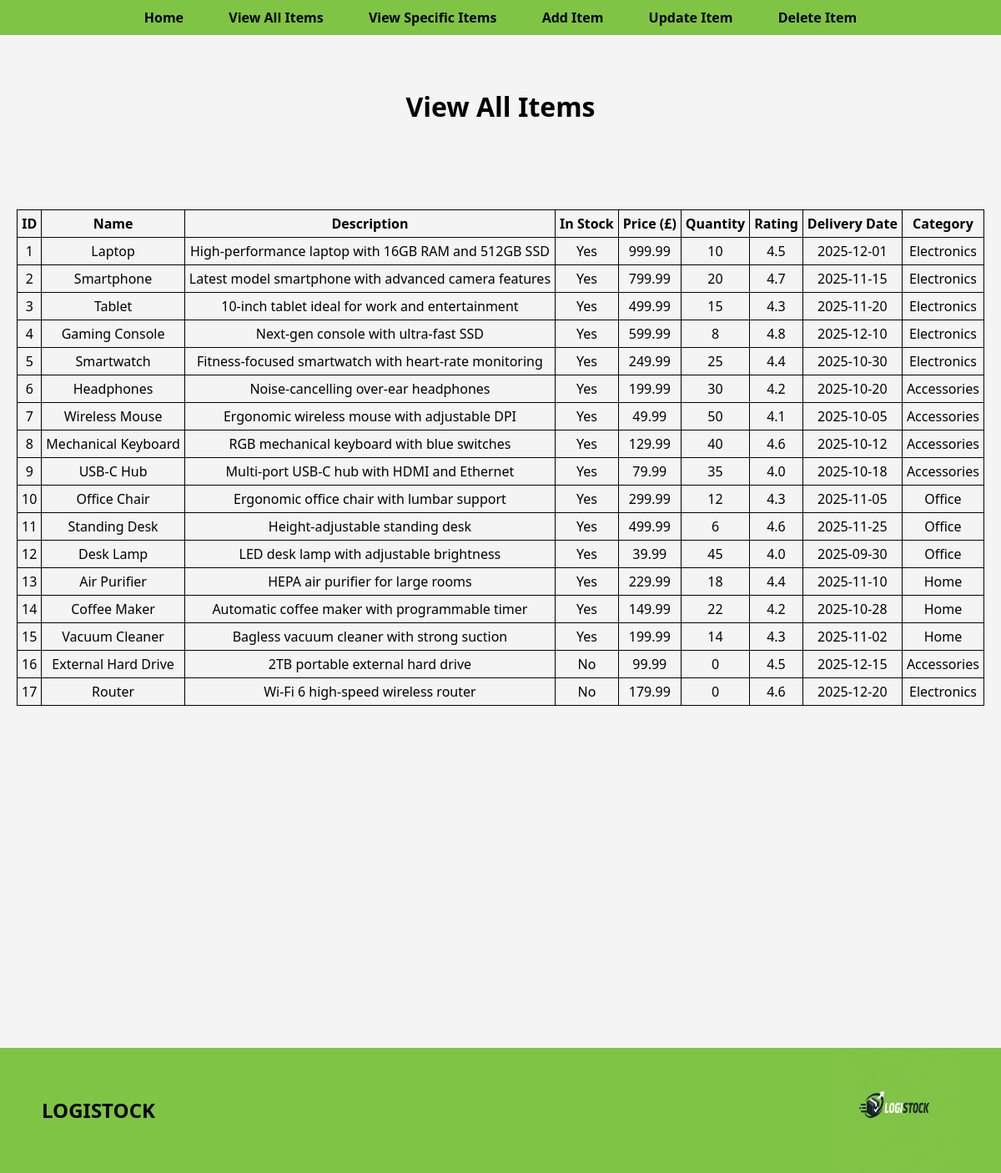
Page /view_all on the committed database.
### tables this page shows
CREATE TABLE Items (
                ItemID INTEGER PRIMARY KEY AUTOINCREMENT,
                Name TEXT NOT NULL,
                Description TEXT,
                InStock INTEGER NOT NULL,
                Price REAL NOT NULL,
                StockAmount INTEGER,
                Rating REAL,
                DeliveryDate TEXT,
                ItemType TEXT
            );

### app/main.py (the view)
@app.route('/view_all', methods=['GET', 'POST'])
def view_all():
    items = None
    if request.method == 'GET':
        items = view_items()
        if not items:
            return render_template('specific.html', error="No items found in the database.")
    return render_template('view_all.html', items=items)

### app/databaseFunctions.py (called while the page is built)
def view_items():
    conn = sqlite3.connect(DB_PATH)
    cursor = conn.cursor()
    cursor.execute("SELECT * FROM Items")
    items = cursor.fetchall()
    conn.close()
    return items

### app/templates/view_all.html (shortened to what this page needs)
<!DOCTYPE html>
<html lang="en">
<head>
    <link rel="stylesheet" href="{{ url_for('static', filename='index.css') }}">
</head>
<body>
    <nav>
        <a href="{{ url_for('home') }}">Home</a>
        <a href="{{ url_for('view_all') }}">View All Items</a>
        <a href="{{ url_for('view_specific') }}">View Specific Items</a>
        <a href="{{ url_for('add') }}">Add Item</a>
        <a href="{{ url_for('update') }}">Update Item</a>
        <a href="{{ url_for('delete') }}">Delete Item</a>
    </nav>
    <div class="home-container">
        <h1>View All Items</h1>
    </div>
    <div class="home-container">
        {% if items %}
            <table>
                <tr>
                    <th>ID</th>
                    <th>Name</th>
                    <th>Description</th>
                    <th>In Stock</th>
                    <th>Price (£)</th>
                    <th>Quantity</th>
                    <th>Rating</th>
                    <th>Delivery Date</th>
                    <th>Category</th>
                </tr>
                {% for item in items %}
                <tr style="height: 30px;">
                    <td>{{ item[0] }}</td>
                    <td>{{ item[1] }}</td>
                    <td>{{ item[2] }}</td>
                    <td>
                        {% if item[3] == 1 %}
                            Yes
                        {% else %}
                            No
                        {% endif %}
                    </td>
                    <td>{{ item[4] }}</td>
                    <td>{{ item[5] }}</td>
                    <td>{{ item[6] }}</td>
                    <td>{{ item[7] }}</td>
                    <td>{{ item[8] }}</td>
                </tr>
                {% endfor %}
            </table>
        {% else %}
            <p>No items found.</p>
        {% endif %}
    </div>
</body>
        <footer>
            <div class="footer-div">
                <h2>LOGISTOCK</h2>
                <img src="static/logo.png" alt="Logo">
            </div>
        </footer>
</html>

### static/index.css (style rules this page uses)
:root { font-family: system-ui, -apple-system, BlinkMacSystemFont, 'Segoe UI', Roboto, Oxygen, Ubuntu, Cantarell, 'Open Sans', 'Helvetica Neue', sans-serif; }
body { margin: 0; padding: 0; background-color: #f4f4f4; }
table, th, td { border: 1px solid black; border-collapse: collapse; padding: 5px; }
th { font-weight: 700; }
nav { background-color: darkgrey; }
nav a { color: #f4f4f4; text-decoration: none; padding: 10px 20px; margin: 0 5px; border-radius: 4px; transition: background-color 0.3s; font-weight: 650; transition: all .4s ease; }
nav { background-color: #80c446; padding: 10px; text-align: center; }
nav a { color: black; text-decoration: none; padding: 10px 20px; margin: 0 5px; border-radius: 4px; transition: background-color 0.3s; font-weight: 700; transition: all .4s ease; }
.home-container { margin: 40px auto; padding: 20px; display: flex; justify-content: center; align-items: center; flex-direction: row; text-align: center; margin-top: 23px; gap: 20px; }
footer { background-color: #80c446; color: #000000; font-family: system-ui, -apple-system, BlinkMacSystemFont, 'Segoe UI', Roboto, Oxygen, Ubuntu, Cantarell, 'Open Sans', 'Helvetica Neue', sans-serif; bottom: 0; margin: 0; position: relative; top: 350px; height: 150px; max-width: 100vw; }
.footer-div { display: flex; flex-direction: row; justify-content: space-between; align-items: center; height: 150px; padding: 0px 50px 0px 50px; }
.footer-div img { height: 150px; width: 150px; }

### rows in the picture
Items: ItemID "1", Name "Laptop", Description "High-performance laptop with 16GB RAM and 512GB SSD", InStock "Yes", Price "999.99", StockAmount "10", Rating "4.5", DeliveryDate "2025-12-01", ItemType "Electronics"
Items: ItemID "2", Name "Smartphone", Description "Latest model smartphone with advanced camera features", InStock "Yes", Price "799.99", StockAmount "20", Rating "4.7", DeliveryDate "2025-11-15", ItemType "Electronics"
Items: ItemID "3", Name "Tablet", Description "10-inch tablet ideal for work and entertainment", InStock "Yes", Price "499.99", StockAmount "15", Rating "4.3", DeliveryDate "2025-11-20", ItemType "Electronics"
Items: ItemID "4", Name "Gaming Console", Description "Next-gen console with ultra-fast SSD", InStock "Yes", Price "599.99", StockAmount "8", Rating "4.8", DeliveryDate "2025-12-10", ItemType "Electronics"
Items: ItemID "5", Name "Smartwatch", Description "Fitness-focused smartwatch with heart-rate monitoring", InStock "Yes", Price "249.99", StockAmount "25", Rating "4.4", DeliveryDate "2025-10-30", ItemType "Electronics"
Items: ItemID "6", Name "Headphones", Description "Noise-cancelling over-ear headphones", InStock "Yes", Price "199.99", StockAmount "30", Rating "4.2", DeliveryDate "2025-10-20", ItemType "Accessories"
Items: ItemID "7", Name "Wireless Mouse", Description "Ergonomic wireless mouse with adjustable DPI", InStock "Yes", Price "49.99", StockAmount "50", Rating "4.1", DeliveryDate "2025-10-05", ItemType "Accessories"
Items: ItemID "8", Name "Mechanical Keyboard", Description "RGB mechanical keyboard with blue switches", InStock "Yes", Price "129.99", StockAmount "40", Rating "4.6", DeliveryDate "2025-10-12", ItemType "Accessories"
Items: ItemID "9", Name "USB-C Hub", Description "Multi-port USB-C hub with HDMI and Ethernet", InStock "Yes", Price "79.99", StockAmount "35", Rating "4.0", DeliveryDate "2025-10-18", ItemType "Accessories"
Items: ItemID "10", Name "Office Chair", Description "Ergonomic office chair with lumbar support", InStock "Yes", Price "299.99", StockAmount "12", Rating "4.3", DeliveryDate "2025-11-05", ItemType "Office"
Items: ItemID "11", Name "Standing Desk", Description "Height-adjustable standing desk", InStock "Yes", Price "499.99", StockAmount "6", Rating "4.6", DeliveryDate "2025-11-25", ItemType "Office"
Items: ItemID "12", Name "Desk Lamp", Description "LED desk lamp with adjustable brightness", InStock "Yes", Price "39.99", StockAmount "45", Rating "4.0", DeliveryDate "2025-09-30", ItemType "Office"
Items: ItemID "13", Name "Air Purifier", Description "HEPA air purifier for large rooms", InStock "Yes", Price "229.99", StockAmount "18", Rating "4.4", DeliveryDate "2025-11-10", ItemType "Home"
Items: ItemID "14", Name "Coffee Maker", Description "Automatic coffee maker with programmable timer", InStock "Yes", Price "149.99", StockAmount "22", Rating "4.2", DeliveryDate "2025-10-28", ItemType "Home"
Items: ItemID "15", Name "Vacuum Cleaner", Description "Bagless vacuum cleaner with strong suction", InStock "Yes", Price "199.99", StockAmount "14", Rating "4.3", DeliveryDate "2025-11-02", ItemType "Home"
Items: ItemID "16", Name "External Hard Drive", Description "2TB portable external hard drive", InStock "No", Price "99.99", StockAmount "0", Rating "4.5", DeliveryDate "2025-12-15", ItemType "Accessories"
Items: ItemID "17", Name "Router", Description "Wi-Fi 6 high-speed wireless router", InStock "No", Price "179.99", StockAmount "0", Rating "4.6", DeliveryDate "2025-12-20", ItemType "Electronics"
